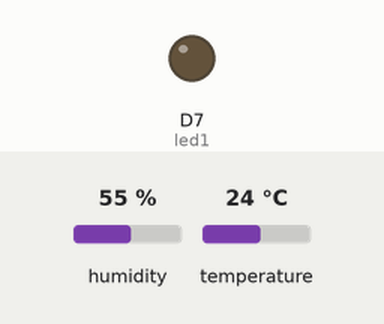
Simulated run of this sketch. Board: Particle Photon. Shown: output pins drawn as LEDs (lit = HIGH). The inputs (shaded band) are chosen by the test bench; at power-on: temperature 24 °C, humidity 55 %.

Above: at 10.8 s.
10.9 s: temperature set to 26 °C
At 15.8 s:
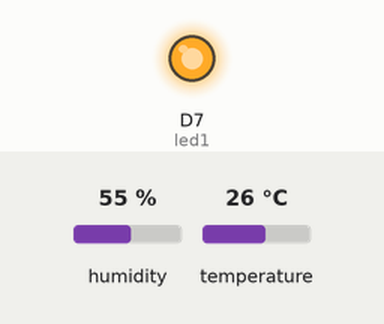
18.4 s: temperature set to 12 °C
At 20.7 s:
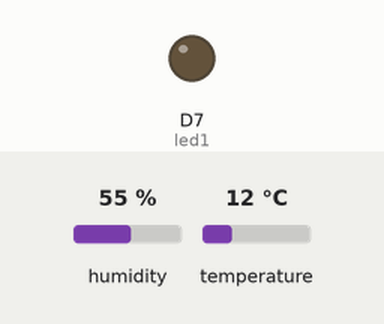
25.9 s: temperature set to 28 °C
At 31.8 s:
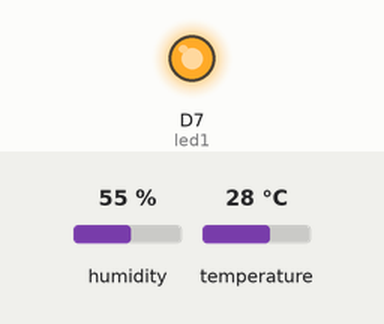
Timing chart, 0 to 33.3 s (numbered marks = the images above; inputs shaded):
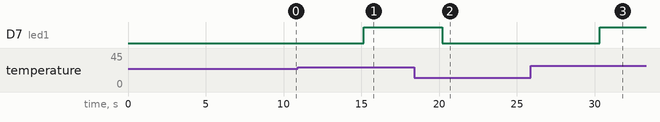

Measured:
- the behaviour switches between 24 and 25 °C on temperature (found by bisection; images 0 and 1)
- after the input at 10.9 s, D7 (led1): LOW → HIGH after 4.2 s
- after the input at 18.4 s, D7 (led1): HIGH → LOW after 1.8 s
- after the input at 25.9 s, D7 (led1): LOW → HIGH after 4.4 s

The sketch:

particlePublish.ino
```cpp
// This #include statement was automatically added by the Particle IDE.
#include <DHT.h>

// This #include statement was automatically added by the Particle IDE.
#include <Adafruit_Sensor.h>

// Ejecuta el programa haya o no haya internet
SYSTEM_THREAD(ENABLED);

#define DHTPIN 2     // what digital pin we're connected to
#define DHTTYPE DHT11

DHT dht(DHTPIN, DHTTYPE);
double t; // temperatura en °C
double f; // temperatura en °F
double h; // porcentaje de hunedad
double hic; //indicce calor
int led1 = D7; // This one is the little blue LED on your board. On the Photon it is next to D7, and on the Core it is next to the USB jack.


void setup() {
  pinMode(led1, OUTPUT);

  Serial.begin(9600);
  dht.begin(); // Se inicializa la lectura del sensor

}

//}
void loop() {

  // Wait a few seconds between measurements.
  delay(5000); // se interroga al sensor cada 5 segundos

  // Sensor readings may also be up to 2 seconds 'old' (its a very slow sensor)
  h = dht.readHumidity();
  // Read temperature as Celsius (the default)
  t = dht.readTemperature();
  // Read temperature as Fahrenheit (isFahrenheit = true)
  f = dht.readTemperature(true);

  hic = dht.computeHeatIndex(t, h, false);

  // se verifica que la temperatura ambiente
  if (t>24) { // si es mayor enciende el dispositivo de control
    digitalWrite(led1, HIGH);
  } else {  // en caso contrario se apaga el dispositivo de control
    digitalWrite(led1, LOW);
  }
  String TEMP = String(t); // se convierte a cadena de caracteres el valor numérico del valor t
  String H = String(h); // se convierte a cadena de caracteres el valor numérico del valor h

  Particle.publish("Temp °C",TEMP, PRIVATE); // se publica el valor en la plataforma de Particle con el nombre de “TEMP, puede ser con el nombre que ud desee
  Particle.publish("% Humedad",H, PRIVATE); // se publica el valor en la plataforma de Particle con el nombre de “H, puede ser con el nombre que ud desee

}
```
